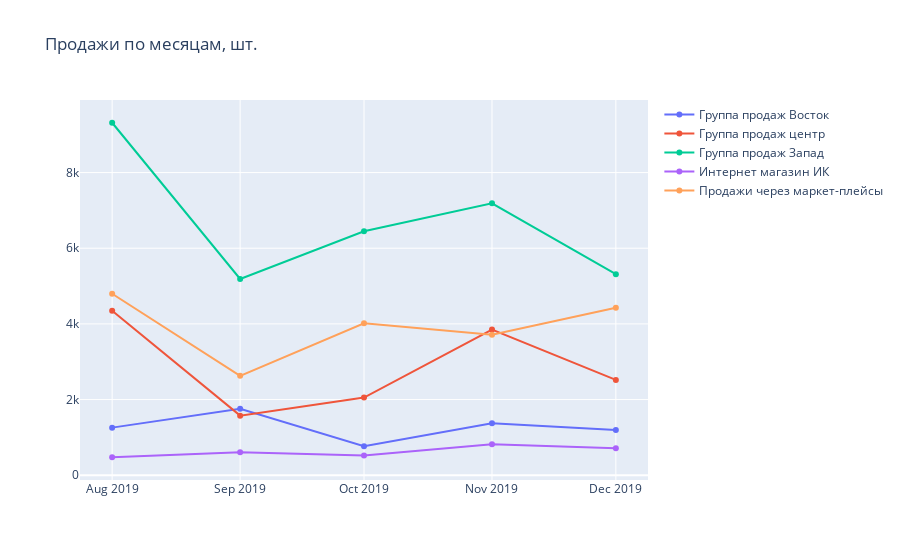

Write notebook code for a chart like this one.
### Code cell
trace0 = go.Scatter(
    x=buh2['Названия строк'],
    y=buh2['Группа продаж Восток'],
    name='Группа продаж Восток'
)

trace1 = go.Scatter(
    x=buh2['Названия строк'],
    y=buh2['Группа продаж Центр'],
    name='Группа продаж центр'
)

trace2 = go.Scatter(
    x=buh2['Названия строк'],
    y=buh2['Группа продаж Запад'],
    name='Группа продаж Запад'
)

trace4 = go.Scatter(
    x=buh2['Названия строк'],
    y=buh2['Интернет магазин ИК'],
    name='Интернет магазин ИК'
)
trace5 = go.Scatter(
    x=buh2['Названия строк'],
    y=buh2['Продажи через маркет-плейсы'],
    name='Продажи через маркет-плейсы'
)


  
data = [trace0, trace1, trace2, trace4, trace5]
layout = {'title': 'Продажи по месяцам, шт.'}

fig = go.Figure(data=data, layout=layout)

iplot(fig)

### Figure 1 — Plotly figure (JSON) as saved in the notebook; plotly's stock layout.template omitted (floating-point values rounded to 4 significant figures)
{"data": [{"name": "Группа продаж Восток", "type": "scatter", "x": ["2019-08-01T00:00:00", "2019-09-01T00:00:00", "2019-10-01T00:00:00", "2019-11-01T00:00:00", "2019-12-01T00:00:00"], "y": [1258, 1759, 766, 1372, 1198]}, {"name": "Группа продаж центр", "type": "scatter", "x": ["2019-08-01T00:00:00", "2019-09-01T00:00:00", "2019-10-01T00:00:00", "2019-11-01T00:00:00", "2019-12-01T00:00:00"], "y": [4349, 1575, 2053, 3851, 2519]}, {"name": "Группа продаж Запад", "type": "scatter", "x": ["2019-08-01T00:00:00", "2019-09-01T00:00:00", "2019-10-01T00:00:00", "2019-11-01T00:00:00", "2019-12-01T00:00:00"], "y": [9317, 5188, 6450, 7186, 5313]}, {"name": "Интернет магазин ИК", "type": "scatter", "x": ["2019-08-01T00:00:00", "2019-09-01T00:00:00", "2019-10-01T00:00:00", "2019-11-01T00:00:00", "2019-12-01T00:00:00"], "y": [475, 609, 522, 817, 710]}, {"name": "Продажи через маркет-плейсы", "type": "scatter", "x": ["2019-08-01T00:00:00", "2019-09-01T00:00:00", "2019-10-01T00:00:00", "2019-11-01T00:00:00", "2019-12-01T00:00:00"], "y": [4796, 2627, 4015, 3711, 4425]}], "layout": {"title": {"text": "Продажи по месяцам, шт."}}}
